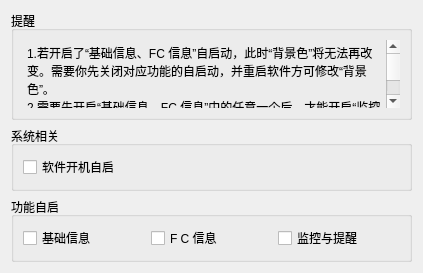
<?xml version="1.0" encoding="UTF-8"?>
<ui version="4.0">
 <class>Other</class>
 <widget class="QWidget" name="Other">
  <property name="geometry">
   <rect>
    <x>0</x>
    <y>0</y>
    <width>423</width>
    <height>266</height>
   </rect>
  </property>
  <property name="windowTitle">
   <string>Form</string>
  </property>
  <layout class="QGridLayout" name="gridLayout">
   <item row="0" column="0">
    <widget class="QGroupBox" name="groupBox_3">
     <property name="maximumSize">
      <size>
       <width>16777215</width>
       <height>114</height>
      </size>
     </property>
     <property name="title">
      <string>提醒</string>
     </property>
     <layout class="QHBoxLayout" name="horizontalLayout_3">
      <item>
       <widget class="QPlainTextEdit" name="plainTextEdit">
        <property name="styleSheet">
         <string notr="true">QPlainTextEdit {
    background: transparent;
    color: block;
    border: none;
}</string>
        </property>
        <property name="readOnly">
         <bool>true</bool>
        </property>
        <property name="plainText">
         <string>1.若开启了“基础信息、FC 信息”自启动，此时“背景色”将无法再改变。需要你先关闭对应功能的自启动，并重启软件方可修改“背景色”。
2.需要先开启“基础信息、FC 信息”中的任意一个后，才能开启“监控与提醒”的自启动。</string>
        </property>
       </widget>
      </item>
     </layout>
    </widget>
   </item>
   <item row="1" column="0">
    <widget class="QGroupBox" name="groupBox_2">
     <property name="title">
      <string>系统相关</string>
     </property>
     <layout class="QHBoxLayout" name="horizontalLayout">
      <item>
       <widget class="QCheckBox" name="checkBox_sys">
        <property name="text">
         <string>软件开机自启</string>
        </property>
       </widget>
      </item>
     </layout>
    </widget>
   </item>
   <item row="2" column="0">
    <widget class="QGroupBox" name="groupBox">
     <property name="title">
      <string>功能自启</string>
     </property>
     <layout class="QHBoxLayout" name="horizontalLayout_2">
      <item>
       <widget class="QCheckBox" name="checkBox_polling">
        <property name="text">
         <string>基础信息</string>
        </property>
       </widget>
      </item>
      <item>
       <widget class="QCheckBox" name="checkBox_futures">
        <property name="text">
         <string>F C 信息</string>
        </property>
       </widget>
      </item>
      <item>
       <widget class="QCheckBox" name="checkBox_monitor">
        <property name="text">
         <string>监控与提醒</string>
        </property>
       </widget>
      </item>
     </layout>
    </widget>
   </item>
  </layout>
 </widget>
 <resources/>
 <connections/>
</ui>
